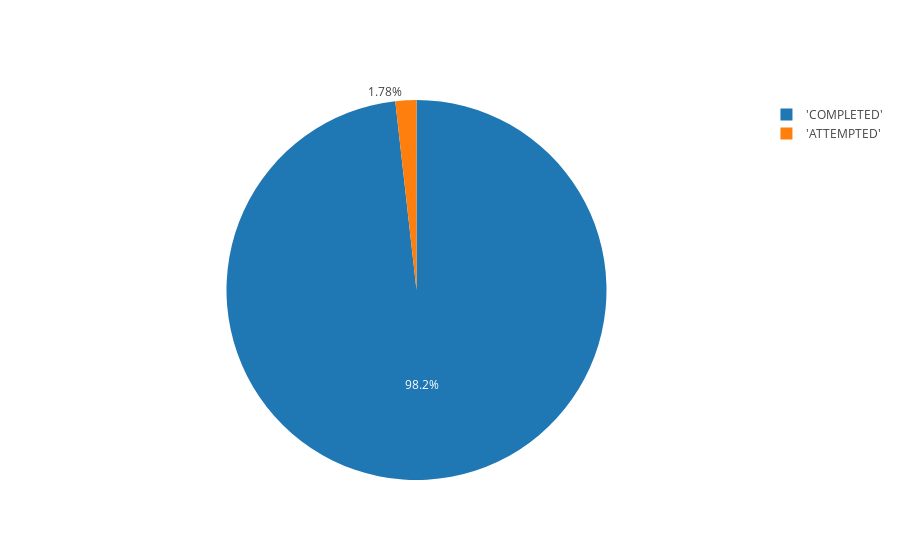

The code cell stored with this chart in its notebook:
### Code cell
import plotly.plotly as py
import plotly.graph_objs as go
import pandas as pd
import numpy as np
import scipy as sp
import plotly as py
from plotly.graph_objs import *
import plotly.figure_factory as ff
py.offline.init_notebook_mode(connected=True)

labels = df['CRM_ATPT_CPTD_CD']
values = df['COUNT']

trace = go.Pie(labels=labels, values=values)

py.offline.iplot([trace], filename='basic_pie_chart')

### Figure 1 — Plotly figure (JSON) as saved in the notebook; plotly's stock layout.template omitted (floating-point values rounded to 4 significant figures)
{"data": [{"labels": ["'COMPLETED'", "'ATTEMPTED'"], "type": "pie", "values": [3791069, 68800]}], "layout": {}}
